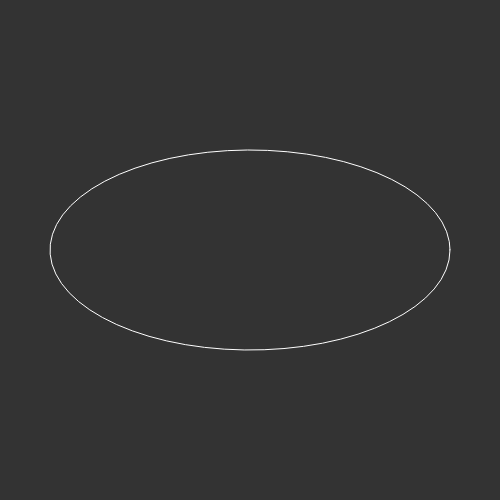
Frame 1 (no input)
Frame 60 (no input): identical to frame 1, image omitted
Frame 120 (the mouse pressed at the canvas centre since frame 60): identical to frame 1, image omitted

The p5.js sketch that drew this single still picture (run headless with seeded random() and noise() and a simulated clock; from frame 60 on, the mouse is pressed at the canvas centre):

// p5.js sketch
// ── sketch.js
var width, height, radius, curveSlider;
function setup() {
    width = 500;
    height = 500;
    createCanvas(width, height);
    curveSlider = createSlider(0, 10, 2, 0.01)
}

function draw() {
    background(51);
    stroke(255);
    noFill();
    translate(width/2, height/2); //center shape
    var shape = new Ellipse(200, 100, curveSlider.value());
    beginShape();
    for(var theta = 0; theta < TWO_PI; theta += 0.1){
        var x = shape.getX(theta);
        var y = shape.getY(theta);
        vertex(x, y);
    }
    endShape(CLOSE);
}



// ── shapes.js
function Circle(){
    this.getX = function getX(theta){
        return radius * sin(theta);
    };
    this.getY = function getY(theta){
        return radius * cos(theta);
    };
}

function Ellipse(horizontalDiameter, verticalDiameter, curve){
    this.a = horizontalDiameter;
    this.b = verticalDiameter;
    this.n = curve;
    this.getX = function getX(theta){
        return pow(abs(cos(theta)), 2/this.n) * this.a * sgn(cos(theta));
    };
    this.getY = function getY(theta){
        return pow(abs(sin(theta)), 2/this.n) * this.b * sgn(sin(theta));
    };
}

function sgn(x) {
    if (x > 0){
        return 1;
    } else if (x < 0){
        return -1;
    } else {
        return 0;
    }
}
